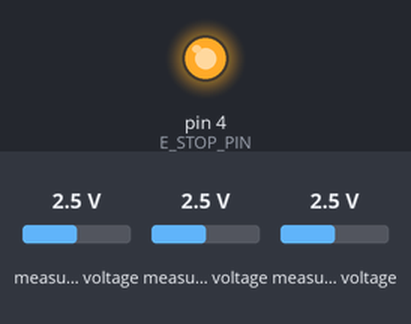
Bench run of a sketch on a simulated Arduino Uno, built with avr-gcc and run on an emulated ATmega328P. On the bench: output pins drawn as LEDs (lit = HIGH). The inputs (shaded band) are chosen by the test bench; at power-on: measured voltage 2.5 V. What the sketch prints to the serial monitor is not drawn.

Above: at 0.1 s.
At 1.1 s:
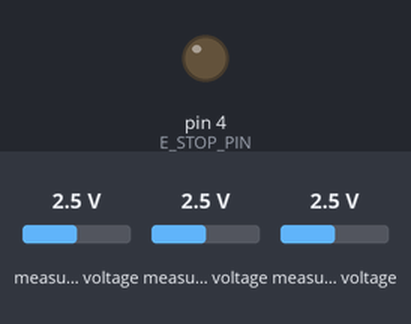
Timing chart, 0 to 2.6 s (numbered marks = the images above):
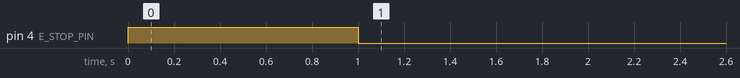

The sketch:

battery_tester_controller.ino
```cpp
#include<ADS1115_WE.h>
#include<Wire.h>
#include<Adafruit_MCP4725.h>

#define DAC_I2C_ADDRESS 0x62 // Default address for Adafruit MCP4725
#define ADS_ROBOTBATTERY_I2C_ADDRESS 0x48 // Default address for ADS1115 (Ground)
#define ADS_MOSFETVOLTAGE_I2C_ADDRESS 0x49 // Modified Address for ADS1115 (5V)
#define ADS_MOSFETTEMPERATURE_I2C_ADDRESS 0x4A // Modified address for ADS1115 (SDA)

const int S0_PIN = 0;
const int S1_PIN = 1;
const int S2_PIN = 2;
const int S3_PIN = 3;
const int E_STOP_PIN = 4;

Adafruit_MCP4725 dac;
ADS1115_WE ads_robot_battery = ADS1115_WE(ADS_ROBOTBATTERY_I2C_ADDRESS);
ADS1115_WE ads_mosfet_current = ADS1115_WE(ADS_MOSFETVOLTAGE_I2C_ADDRESS);
ADS1115_WE ads_mosfet_temperature = ADS1115_WE(ADS_MOSFETTEMPERATURE_I2C_ADDRESS);

const float ROBOT_BATTERY_V_SCALING_FACTOR = (12000 + 4700) / 4700; // 12k top resistor (10k + 1k + 1k) and 4.7k bottom resistor
const float ROBOT_BATTERY_I_SCALING_FACTOR = 400 / 0.625; // 400 amps across 0.625 volt range
const float MOSFET_CURRENT_SCALING_FACTOR = 1.0 / 0.01; // voltage over 0.01 ohm shunt resistor

const float THERMISTOR_R_FIXED = 10000.0; // Fixed resistor for voltage divider
const float THERMISTOR_V_IN = 5.0; // Voltage going into Thermistor
const float THERMISTOR_R_NOMINAL = 10000.0; // Thermistors rated resistance at base temperature
const float THERMISTOR_T_NOMINAL = 25.0 + 273.15; // 25 degrees Celsius converted to Kelvin
const float THERMISTOR_BETA = 3988.0; // Rated Beta of Thermistor

const float SHUNT_RESISTOR = 0.01; // Shunt resistor is 0.01 ohms
const float DAC_V_IN = 5.0; // DAC voltage input is 5 volts
const int DAC_COUNT = 4095; // DAC resolution is 12 bits (2^12 -1)

float robot_battery_v = 12.0; // Starting voltage (high enough to prevent shutdown)
float robot_battery_i = 0.0; // Starting current (low enough to prevent shutdown)
float mosfet_current_total = 0.0; // Starting current of all mosfets
float mosfet_avg_temp = 0.0; // Starting temperature
float current_requested = 0.0; // Current requested at any given time

const int MOSFET_COUNT = 32;
float mosfet_currents[MOSFET_COUNT];
float mosfet_temperatures[MOSFET_COUNT];

void setup() {
  pinMode(E_STOP_PIN, OUTPUT);
  digitalWrite(E_STOP_PIN, HIGH);

  Serial.begin(9600);
  Serial.setTimeout(10);

  initialize_mosfet_arrays();

  dac.begin(DAC_I2C_ADDRESS);

  ads_robot_battery.setVoltageRange_mV(ADS1115_RANGE_4096);
  ads_robot_battery.setMeasureMode(ADS1115_CONTINUOUS);

  ads_mosfet_current.setVoltageRange_mV(ADS1115_RANGE_0256);
  ads_mosfet_current.setMeasureMode(ADS1115_CONTINUOUS);

  ads_mosfet_temperature.setVoltageRange_mV(ADS1115_RANGE_4096);
  ads_mosfet_temperature.setMeasureMode(ADS1115_CONTINUOUS);

  delay(1000); // Give hardware time to stabilize

  digitalWrite(E_STOP_PIN, LOW);
}

void initialize_mosfet_arrays() {
  for (byte i = 0; i < MOSFET_COUNT; i++) {
    mosfet_currents[i] = 0.0;
    mosfet_temperatures[i] = 0.0;
  }
}

void loop() {
  // Monitor Values
  read_robot_battery();

  read_mosfets();

  log_data();

  if (Serial.available() > 0) {
    String incomingCommand = Serial.readStringUntil('\n');
    incomingCommand.trim();

    if (incomingCommand == "ESTOP") {
      shut_down();
    }
    else if (incomingCommand.substring(0, 1) == "A") {
      current_requested = incomingCommand.substring(1).toFloat();
    }
  }

  set_current_request(current_requested); // Use this to control the voltage of the DAC for mosfet control.

  if (should_shut_down()) {
    shut_down();
  }
}

void read_robot_battery() {
  ads_robot_battery.setCompareChannels(ADS1115_COMP_0_1);
  robot_battery_i = ads_robot_battery.getResult_V() * ROBOT_BATTERY_I_SCALING_FACTOR;

  ads_robot_battery.setCompareChannels(ADS1115_COMP_2_GND);
  robot_battery_v = ads_robot_battery.getResult_V() * ROBOT_BATTERY_V_SCALING_FACTOR;
}

void read_mosfets() {
  float total_current = 0.0;
  float total_temperature = 0.0;
  for (byte i = 0; i < MOSFET_COUNT; i++) {
    set_mosfet_mux_address(mosfet_index(i));

    if (i == 0) {
      ads_mosfet_current.setCompareChannels(ADS1115_COMP_0_GND);
      ads_mosfet_temperature.setCompareChannels(ADS1115_COMP_0_GND);
    } else if (i == 16) {
      ads_mosfet_current.setCompareChannels(ADS1115_COMP_1_GND);
      ads_mosfet_temperature.setCompareChannels(ADS1115_COMP_1_GND);
    }

    mosfet_currents[i] = ads_mosfet_current.getResult_V() * MOSFET_CURRENT_SCALING_FACTOR;
    total_current += mosfet_currents[i];

    mosfet_temperatures[i] = temperature(ads_mosfet_temperature.getResult_V());
    total_temperature += mosfet_temperatures[i];
  }
  mosfet_current_total = total_current;
  mosfet_avg_temp = total_temperature / (float) MOSFET_COUNT;
}

ADS1115_MUX mosfet_channel(int index) {
  if (index < 16) {
    return ADS1115_COMP_0_GND;
  }
  return ADS1115_COMP_1_GND;
}

int mosfet_index(int index) {
  if (index < 16) {
    return index;
  }
  return index - 16;
}

void set_mosfet_mux_address(int channel) {
  digitalWrite(S0_PIN, channel & 1);
  digitalWrite(S1_PIN, (channel >> 1) & 1);
  digitalWrite(S2_PIN, (channel >> 2) & 1);
  digitalWrite(S3_PIN, (channel >> 3) & 1);
}

float temperature(float voltage) {
  if (voltage <= 0) {
    return -999.0;
  }

  float resistance = THERMISTOR_R_FIXED * ((THERMISTOR_V_IN / voltage) - 1.0);
  float steinhart = 1.0 / ((1.0 / THERMISTOR_T_NOMINAL) + (1.0 / THERMISTOR_BETA) * log(resistance / THERMISTOR_R_NOMINAL));
  return steinhart - 273.15;
}

void log_data() {
  Serial.print("RBT_BATT_V:");
  Serial.print(robot_battery_v);
  Serial.print(",RBT_BATT_I:");
  Serial.print(robot_battery_i);
  Serial.print(",FET_TOTAL_I:");
  Serial.print(mosfet_current_total);
  Serial.print(",FET_AVG_T:");
  Serial.print(mosfet_avg_temp);

  for (int i = 0; i < MOSFET_COUNT; i++) {
    Serial.print(",FET_I_");
    Serial.print(i);
    Serial.print(":");
    Serial.print(mosfet_currents[i]);
    Serial.print(",FET_T_");
    Serial.print(i);
    Serial.print(":");
    Serial.print(mosfet_temperatures[i]);
  }
  Serial.println();
}

bool should_shut_down() {
  if (robot_battery_i >= (MOSFET_COUNT * 11.0)) {
    return true;
  }
  if (robot_battery_v < 9.0) {
    return true;
  }

  for (byte i = 0; i < MOSFET_COUNT; i++) {
    if (mosfet_currents[i] > 11.0) {
      return true;
    }
    if (mosfet_temperatures[i] > 85.0) {
      return true;
    }
  }
  return false;
}

void shut_down() {
  while (true) {
      Serial.println("ERROR");
      delay(1000);
    }
}

void set_current_request(float current) {
  float perChannelCurrent = current / (float) MOSFET_COUNT;
  float targetVoltage = perChannelCurrent * SHUNT_RESISTOR;

  float rawCounts = (targetVoltage / DAC_V_IN) * (float) DAC_COUNT;
  int dacOutput = round(rawCounts);

  if (dacOutput < 0) {
    dac.setVoltage(0, false);
  } else if (dacOutput > DAC_COUNT) {
    dac.setVoltage(DAC_COUNT, false);
  } else {
    dac.setVoltage(dacOutput, false);
  }
}
```
